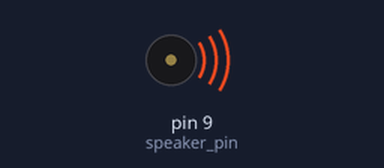
This sketch was run on a simulated Arduino Uno, built with avr-gcc and run on an emulated ATmega328P. Parts: buzzer (waves = sounding).

Above: at 0.2 s.
Timing chart, 0 to 5.2 s (numbered marks = the images above):
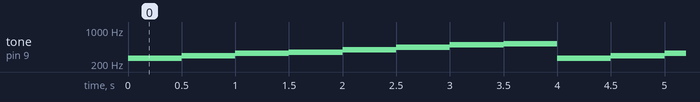

Measured:
- by itself, tone on pin 9 (speaker_pin): repeats every 4.0 s: 294 Hz 0.50 s, 329 Hz 0.50 s, 349 Hz 0.50 s, 392 Hz 0.50 s, 440 Hz 0.50 s, 493 Hz 0.50 s, 523 Hz 0.50 s, 261 Hz 0.50 s

The sketch:

A1_A_S7_Sound_buzzer.ino
```cpp
// (licence header left out)
//Переменная с номером цифрового пина пьезоэлемента
int speaker_pin = 9;

// Переменная в которой хранится время для задержки ноты,
// перед тем как включить следующую ноту.
// Можешь менять этот параметр от 1 до 10000
int delay_time = 500;

void setup() //процедура setup
{
  // Цифровой пин настроен на выход
  pinMode(speaker_pin, OUTPUT);
}

void loop()
{
  /* Проигрывание музыкальной гаммы
   Задержки задаются следующей таблицей:
   нота 	частота     период   высота звука
  * до 	        261 Hz 	     3830 	1915
  * ре	        294 Hz 	     3400 	1700
  * ми	        329 Hz 	     3038 	1519
  * фа	        349 Hz 	     2864 	1432
  * соль	392 Hz 	     2550 	1275
  * ля	        440 Hz 	     2272 	1136
  * си	        493 Hz 	     2028	1014
  * До	        523 Hz	     1912 	956

  Подробнее здесь:
  http://www.arduino.cc/en/Tutorial/Melody
  */

  // Включаем пьезоэлемент на частоту колебаний в 261 Гц,
  // что означает ноту До первой октавы
  tone (speaker_pin, 261);
  delay(delay_time); //Задержка 100 мс

  tone(speaker_pin, 294); //Включаем на 294 Гц
  delay(delay_time);

  tone(speaker_pin, 329); //Включаем на 329 Гц
  delay(delay_time);

  tone(speaker_pin, 349); //Включаем на 349 Гц
  delay(delay_time);

  tone(speaker_pin, 392); //Включаем на 392 Гц
  delay(delay_time);

  tone(speaker_pin, 440); //Включаем на 440 Гц
  delay(delay_time);

  tone(speaker_pin, 493); //Включаем на 493 Гц
  delay(delay_time);

  // Включаем пьезоэлемент на частоту колебаний в 523 Гц,
  // что означает ноту До второй октавы. Мы сыграли музыкальную гамму.
  tone(speaker_pin, 523); //Включаем на 523 Гц
  delay(delay_time);
  //Конец цикла.
  //Возврат в Начало программы.
}
```
